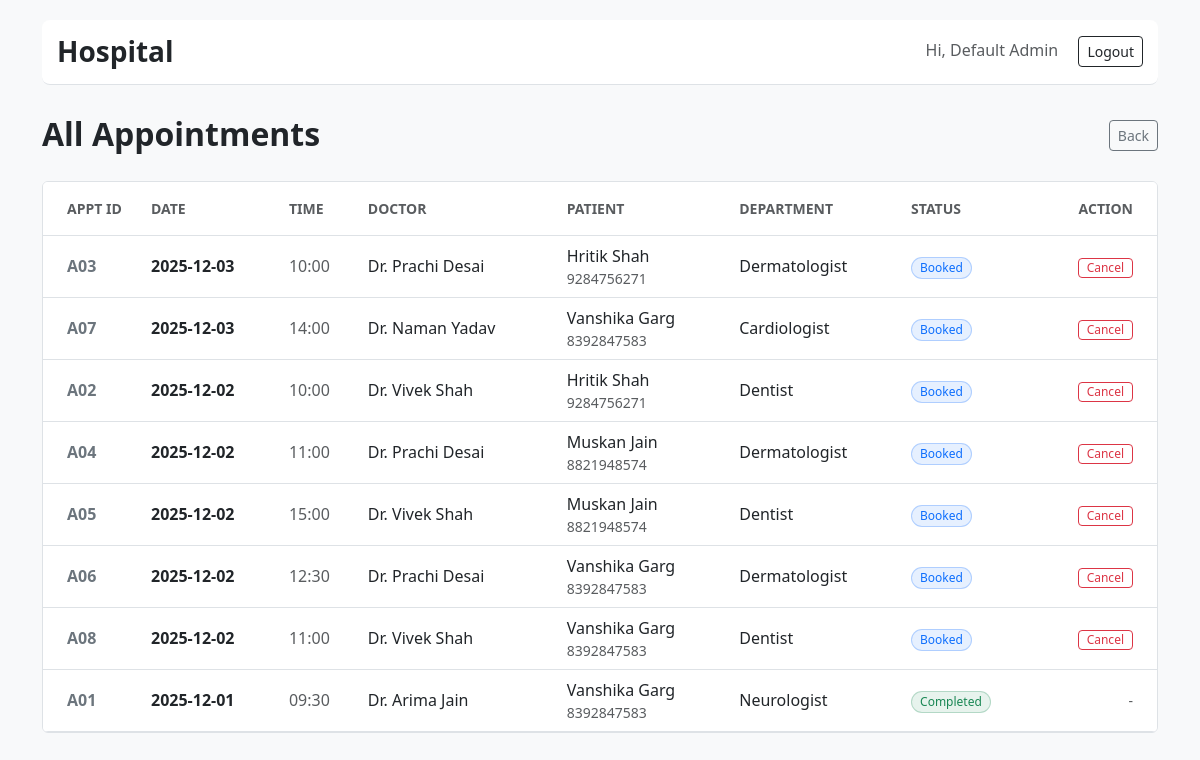
The app's page /admin/appointments (signed in) with its own data.
### tables this page shows
CREATE TABLE appointments (
      id INTEGER PRIMARY KEY AUTOINCREMENT,
      patient_id INTEGER NOT NULL,
      doctor_id INTEGER NOT NULL,
      date TEXT NOT NULL,
      time TEXT NOT NULL,
      end_time TEXT,
      status TEXT NOT NULL DEFAULT 'Booked' CHECK(status IN ('Booked','Completed','Cancelled')),
      created_at TEXT NOT NULL,
      FOREIGN KEY(patient_id) REFERENCES patients(id),
      FOREIGN KEY(doctor_id) REFERENCES doctors(id)
    );

CREATE TABLE users (
      id INTEGER PRIMARY KEY AUTOINCREMENT,
      username TEXT UNIQUE NOT NULL,
      password_hash TEXT NOT NULL,
      role TEXT NOT NULL CHECK(role IN ('admin','doctor','patient')),
      full_name TEXT, email TEXT, phone TEXT, is_active INTEGER DEFAULT 1
    );

CREATE TABLE departments (
      id INTEGER PRIMARY KEY AUTOINCREMENT,
      name TEXT UNIQUE NOT NULL,
      description TEXT
    );

### app.py (the view)
@app.route("/admin/appointments")
@login_required(role="admin")
def admin_appointments():
    db = get_db()
    ft = request.args.get("filter", "all")
    sql = """SELECT a.id, a.date, a.time, a.status, up.full_name as patient_name, up.phone as patient_phone, ud.full_name as doctor_name, dep.name as department
             FROM appointments a JOIN patients p ON a.patient_id=p.id JOIN users up ON p.user_id=up.id
             JOIN doctors d ON a.doctor_id=d.id JOIN users ud ON d.user_id=ud.id LEFT JOIN departments dep ON d.department_id=dep.id"""
    if ft == 'upcoming': sql += " WHERE datetime(a.date||' '||a.time) >= datetime('now') AND a.status='Booked' ORDER BY a.date, a.time"
    elif ft == 'past': sql += " WHERE datetime(a.date||' '||a.time) < datetime('now') OR a.status != 'Booked' ORDER BY a.date DESC"
    else: sql += " ORDER BY a.date DESC"
    rows = db.execute(sql + " LIMIT 1000").fetchall()
    return render_template("admin_appointments.html", rows=rows, filter_type=ft)

### app.py (called while the page is built)
def get_db():
    if "db" not in g:
        g.db = sqlite3.connect(DB_PATH, detect_types=sqlite3.PARSE_DECLTYPES)
        g.db.row_factory = sqlite3.Row
    return g.db

def login_required(role=None):
    from functools import wraps
    def decorator(f):
        @wraps(f)
        def wrapped(*args, **kwargs):
            if "user_id" not in session: return redirect(url_for("login"))
            if role and session.get("role") != role:
                flash("Access denied.", "danger")
                return redirect(url_for("login"))
            return f(*args, **kwargs)
        return wrapped
    return decorator

### templates/admin_appointments.html
{% extends "base.html" %}
{% block content %}
<div class="d-flex justify-content-between align-items-center mb-4">
  <div>
    <h2 class="fw-bold mb-1">
      {% if filter_type == 'upcoming' %}
        Upcoming Appointments
      {% elif filter_type == 'past' %}
        Past Appointments
      {% else %}
        All Appointments
      {% endif %}
    </h2>
  </div>
  <a href="{{ url_for('admin_dashboard') }}" class="btn btn-outline-secondary btn-sm">Back</a>
</div>
<div class="border rounded overflow-hidden bg-white">
  <table class="table mb-0">
    <thead class="bg-light">
      <tr>
        <th class="ps-4 py-3 text-uppercase text-muted small fw-bold border-bottom" style="width: 100px;">Appt ID</th>
        <th class="py-3 text-uppercase text-muted small fw-bold border-bottom">Date</th>
        <th class="py-3 text-uppercase text-muted small fw-bold border-bottom">Time</th>
        <th class="py-3 text-uppercase text-muted small fw-bold border-bottom">Doctor</th>
        <th class="py-3 text-uppercase text-muted small fw-bold border-bottom">Patient</th>
        <th class="py-3 text-uppercase text-muted small fw-bold border-bottom">Department</th>
        <th class="py-3 text-uppercase text-muted small fw-bold border-bottom">Status</th>
        <th class="py-3 text-uppercase text-muted small fw-bold border-bottom text-end pe-4">Action</th>
      </tr>
    </thead>
    <tbody>
      {% for r in rows %}
        <tr>
          <td class="ps-4 align-middle fw-bold text-secondary">A{{ "%02d" | format(r.id) }}</td>
          <td class="align-middle fw-bold text-dark">{{ r.date }}</td>
          <td class="align-middle text-muted">{{ r.time }}</td>
          <td class="align-middle">{{ r.doctor_name }}</td>
          <td class="align-middle">
            <div>{{ r.patient_name }}</div>
            <div class="small text-muted">{{ r.patient_phone }}</div>
          </td>
          <td class="align-middle">{{ r.department or '-' }}</td>
          <td class="align-middle">
            {% if r.status == 'Completed' %}
                <span class="badge bg-success bg-opacity-10 text-success border border-success border-opacity-25 px-2 py-1 rounded-pill fw-normal">Completed</span>
            {% elif r.status == 'Cancelled' %}
                <span class="badge bg-danger bg-opacity-10 text-danger border border-danger border-opacity-25 px-2 py-1 rounded-pill fw-normal">Cancelled</span>
            {% else %}
                <span class="badge bg-primary bg-opacity-10 text-primary border border-primary border-opacity-25 px-2 py-1 rounded-pill fw-normal">Booked</span>
            {% endif %}
          </td>
          <td class="align-middle text-end pe-4">
             {% if r.status == 'Booked' %}
               <form method="post" action="{{ url_for('admin_cancel_appointment', appointment_id=r.id) }}" onsubmit="return confirm('Are you sure you want to cancel this appointment?');">
                 <button class="btn btn-sm btn-outline-danger py-0 px-2" style="font-size: 0.75rem;">Cancel</button>
               </form>
             {% else %}
               <span class="text-muted small">-</span>
             {% endif %}
          </td>
        </tr>
      {% else %}
        <tr>
          <td colspan="8" class="text-center py-5 text-muted">No appointments found.</td>
        </tr>
      {% endfor %}
    </tbody>
  </table>
</div>
{% endblock %}

### templates/base.html (style rules this page uses)
body { padding-top: 20px; background-color: #f8f9fa; }

### records on screen
appointments: id "03", date "2025-12-03", time "10:00", doctor_name "Dr. Prachi Desai", patient_name "Hritik Shah", patient_phone "9284756271", name "Dermatologist", status "Booked"
appointments: id "07", date "2025-12-03", time "14:00", doctor_name "Dr. Naman Yadav", patient_name "Vanshika Garg", patient_phone "8392847583", name "Cardiologist", status "Booked"
appointments: id "02", date "2025-12-02", time "10:00", doctor_name "Dr. Vivek Shah", patient_name "Hritik Shah", patient_phone "9284756271", name "Dentist", status "Booked"
appointments: id "04", date "2025-12-02", time "11:00", doctor_name "Dr. Prachi Desai", patient_name "Muskan Jain", patient_phone "8821948574", name "Dermatologist", status "Booked"
appointments: id "05", date "2025-12-02", time "15:00", doctor_name "Dr. Vivek Shah", patient_name "Muskan Jain", patient_phone "8821948574", name "Dentist", status "Booked"
appointments: id "06", date "2025-12-02", time "12:30", doctor_name "Dr. Prachi Desai", patient_name "Vanshika Garg", patient_phone "8392847583", name "Dermatologist", status "Booked"
appointments: id "08", date "2025-12-02", time "11:00", doctor_name "Dr. Vivek Shah", patient_name "Vanshika Garg", patient_phone "8392847583", name "Dentist", status "Booked"
appointments: id "01", date "2025-12-01", time "09:30", doctor_name "Dr. Arima Jain", patient_name "Vanshika Garg", patient_phone "8392847583", name "Neurologist", status "Completed"

### other values on screen
{{ session.get('full_name') or 'User' }} "Default Admin"
